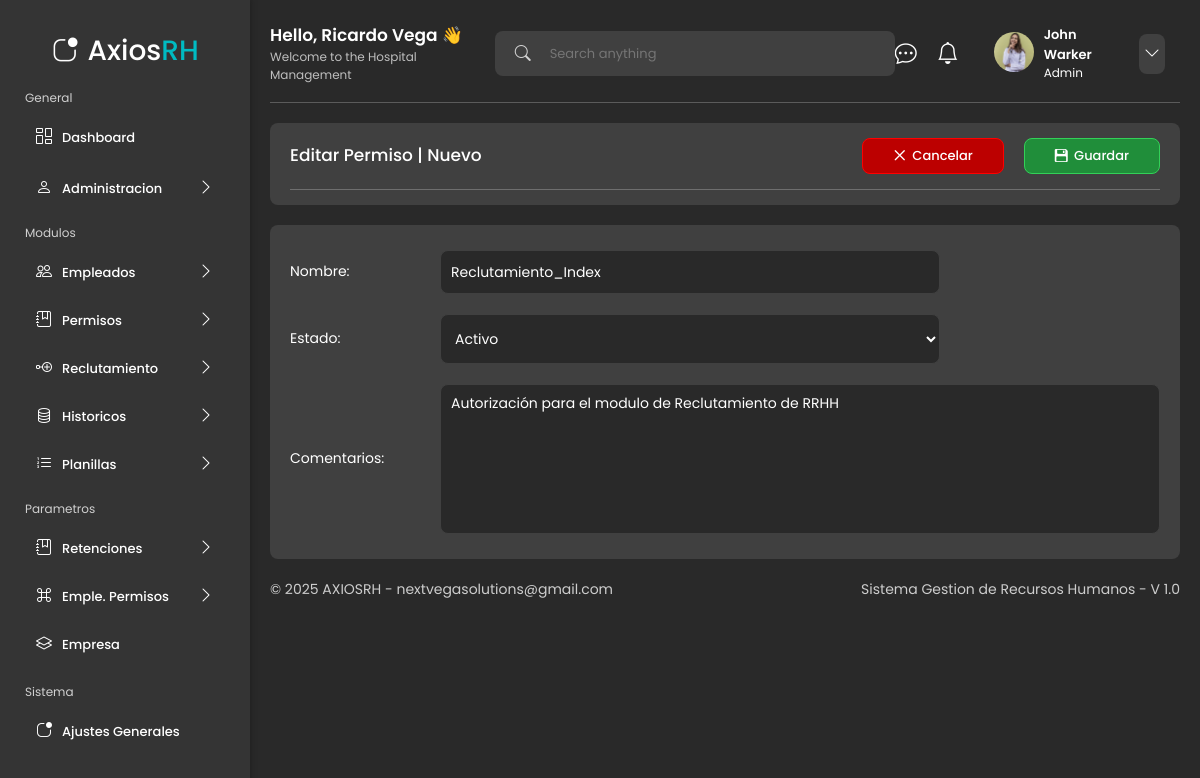
The app's page /administracion/permisos_admin/editar_permiso/2/ with its own data.
### app/models.py (models this page shows, shortened)
class Permiso(models.Model):
    ESTADO_CHOICES = [
        ('ACTIVO', 'Activo'),
        ('INACTIVO', 'Inactivo'),
    ]
    nombre = models.CharField(max_length=100)
    estado = models.CharField(max_length=10, choices=ESTADO_CHOICES)
    comentarios = models.TextField(blank=True, null=True)
    class Meta:
        verbose_name = "Admin Permiso"
        verbose_name_plural = "Admin Permisos"

### app/views.py (the view)
# urls.py: path("administracion/permisos_admin/editar_permiso/<int:pk>/", views.editar_permiso, name="editar_permiso"),
def editar_permiso(request, pk):
    permiso = get_object_or_404(Permiso, pk=pk)
    if request.method == 'POST':
        form = PermisoForm(request.POST, instance=permiso)
        if form.is_valid():
            form.save()
            messages.success(request, 'Permiso actualizado exitosamente.', extra_tags='update')
            return redirect('permisos_admin')  # Cambia a la vista de lista de permisos
    else:
        form = PermisoForm(instance=permiso)
    return render(request, 'pages/administracion/forms/form_permiso.html', {
        'form': form,
        'title': 'Editar Permiso'
    })

### app/forms.py
class PermisoForm(forms.ModelForm):
    comentarios = forms.CharField(
        required=True,
        widget=forms.Textarea(attrs={
            'class': 'table__left__information__form__new__block-textarea',
            'placeholder': 'Ingrese comentarios...',
        })
    )
    class Meta:
        model = Permiso
        fields = ['nombre', 'estado', 'comentarios']
        widgets = {
            'nombre': forms.TextInput(attrs={
                'class': 'table__left__information__form__new__block-input',
                'placeholder': 'Nuevo permiso',
            }),
            'estado': forms.Select(attrs={
                'class': 'table__left__information__form__new__block-input',
            }),
        }

### ui/templates/pages/administracion/forms/form_permiso.html (shortened to what this page needs)
{% extends 'layouts/dashboard_layout.html' %}
{% load static %}
{% block content %}
<main class="table__principal__datos table__principal__datos__form">
    <section class="table__principal__datos__content">
        <div class="table__left__information">
            <header class="table__left__information__header">
                    <div class="table__left__information__header__title">
                            <h3 class="table__left__information__header__title-text">{{title}} | Nuevo</h3>
                    </div>
                    <div class="table__left__information__header__link">
                        <a class="table__left__information__header__link-click table__left__information__header__link-click-danger" href="{% url 'permisos_admin'%}">
                            <i class="bi bi-x-lg"></i> Cancelar</a>
                        <a href="#" id="submitNuevoPermiso" class="table__left__information__header__link-click">
                            <i class="bi bi-floppy2-fill"></i> Guardar
                        </a>
                    </div>
            </header>
        </div>
    </section>
    <section class="table__principal__datos__content table__principal__datos__content__from">
        <div class="table__left__information">
            <form method="POST" id="formNuevoPermiso" class="table__left__information__form__new">
                <div class="table__left__information__form__new__block">
                    <label class="table__left__information__form__new__block-label">Nombre:</label>
                    {{ form.nombre }}
                </div>
                <div class="table__left__information__form__new__block">
                    <label class="table__left__information__form__new__block-label">Estado:</label>
                    {{ form.estado }}
                </div>
                <div class="table__left__information__form__new__block">
                    <label class="table__left__information__form__new__block-label">Comentarios:</label>
                    {{ form.comentarios }}
                </div>
            </form>
        </div>
    </section>
</main>
{% endblock %}

### records on screen
Permiso: nombre "Reclutamiento_Index", estado "Activo", comentarios "Autorización para el modulo de Reclutamiento de RRHH"

### other values on screen
{{ title }} "Editar Permiso"
